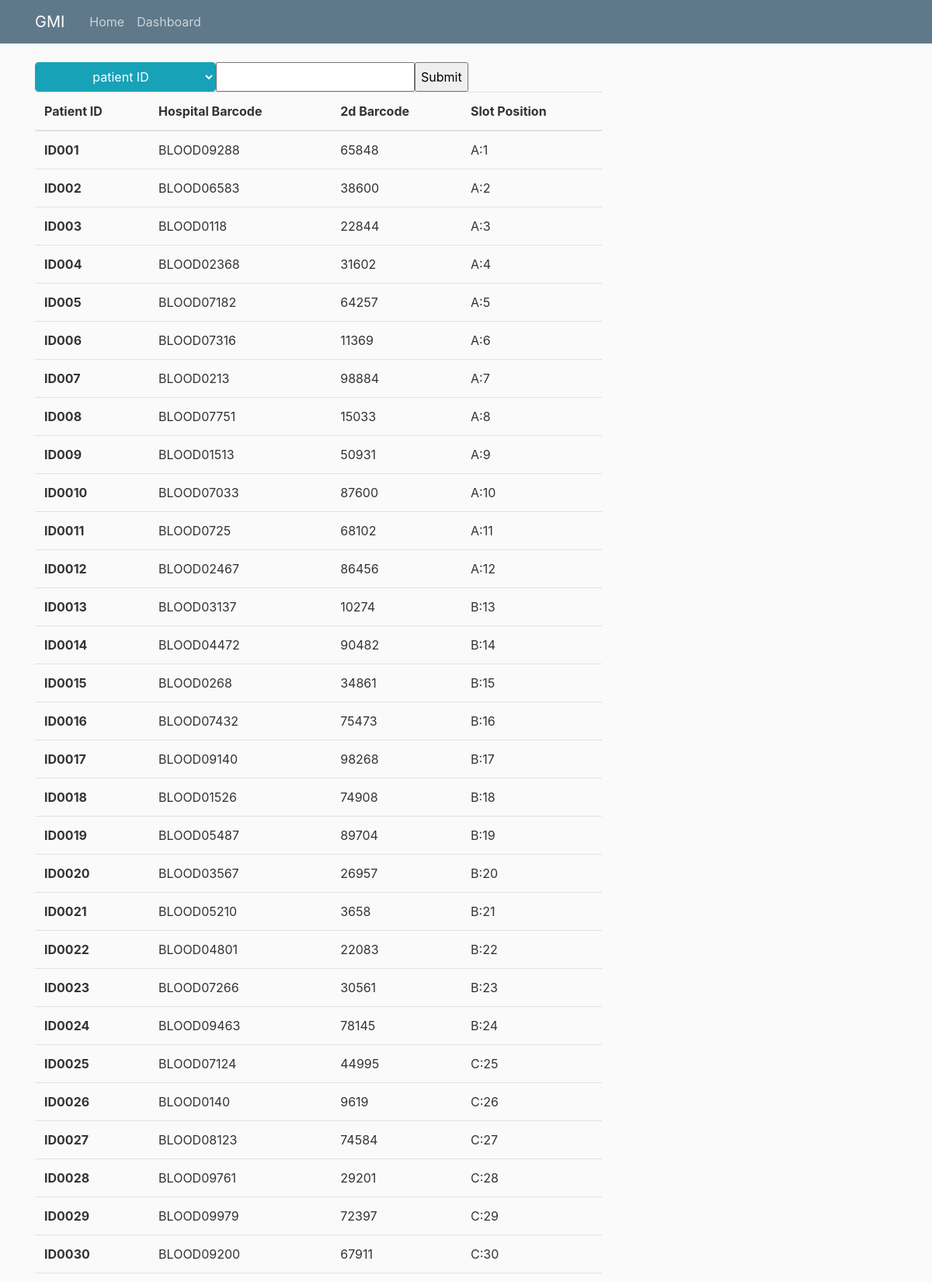
/dashboard (upper part), run on the app's committed database.
### gmiapp/models.py (models this page shows, shortened)
class Hospital(db.Model):
	id = db.Column(db.Integer, primary_key=True, autoincrement=True)
	patient_id = db.Column(db.String(10))
	barcode = db.Column(db.String(10))

class Flexstar(db.Model):
	id = db.Column(db.Integer,primary_key=True, autoincrement=True)
	patient_id = db.Column(db.String(10), db.ForeignKey('hospital.patient_id'))
	twod_barcode = db.Column(db.String(10))
	slot_position = db.Column(db.String(5))
	hospital = relationship("Hospital", backref=backref("flexstar"))

### gmiapp/routes.py (the view)
@app.route("/dashboard")
def dashboard():
	form = DashboardForm()
	browser_list = db.session.query(Hospital, Flexstar).outerjoin(Flexstar, Hospital.patient_id == Flexstar.patient_id).all()
	form.browser_list=browser_list
	return render_template('dashboard.html', title='DNA slot dashboard', form=form)

### gmiapp/forms.py
class DashboardForm(FlaskForm):
	CRITERIA = [('patient_id','patient ID'),('barcode', 'original hospital barcode'),('twod_barcode', '2D barcode'),('slot_position', 'Slot')]
	search_text = TextField(u'Search Text',[validators.Required("Please enter text to search.")])
	criteria_choices = SelectField(label='State', choices=CRITERIA)

### gmiapp/templates/dashboard.html (shortened to what this page needs)
{% extends "layout.html" %}
{% block content %}
<form class="form-inline">
    <div class="btn-group">
        {{ form.criteria_choices(class="form-control btn btn-info dropdown-toggle") }}
        {{ form.search_text }}
        <input id="search_filter" type="submit">
    </div>
    <table class="table">
      <thead>
        <tr>
          <th scope="col">Patient ID</th>
          <th scope="col">Hospital Barcode</th>
          <th scope="col">2d Barcode</th>
          <th scope="col">Slot Position</th>
        </tr>
      </thead>
      <tbody>
        {% for row in form.browser_list %}
        <tr>
          <th scope="row">{{row[0].patient_id}}</th>
          <td>{{row[0].barcode}}</td>
          <td>{{row[1].twod_barcode}}</td>
          <td>{{row[1].slot_position}}</td>
        </tr>
        {% endfor %}
      </tbody>
    </table>
</form>
{% endblock content %}

### gmiapp/templates/layout.html (shortened to what this page needs)
<!DOCTYPE html>
<html>
<head>
    <link rel="stylesheet" href="https://maxcdn.bootstrapcdn.com/bootstrap/4.0.0/css/bootstrap.min.css">
    <link rel="stylesheet" type="text/css" href="{{ url_for('static', filename='main.css') }}">
</head>
<body>
    <header class="site-header">
      <nav class="navbar navbar-expand-md navbar-dark bg-steel fixed-top">
        <div class="container">
          <a class="navbar-brand mr-4" href="/">GMI</a>
          <div class="collapse navbar-collapse" id="navbarToggle">
            <div class="navbar-nav">
              <a class="nav-item nav-link" href="/">Home</a>
              <a class="nav-item nav-link" href="/dashboard">Dashboard</a>
            </div>
          </div>
        </div>
      </nav>
    </header>
    <main role="main" class="container">
      <div class="row">
        <div class="col-md-8">
          {% block content %}{% endblock %}
        </div>
      </div>
    </main>
</body>
</html>

### gmiapp/static/main.css (style rules this page uses)
body { background: #fafafa; color: #333333; margin-top: 5rem; }
.bg-steel { background-color: #5f788a; }
.site-header .navbar-nav .nav-link { color: #cbd5db; }

### data on the page
Hospital: patient "ID001", barcode "BLOOD09288", twod_barcode "65848", slot_position "A:1"
Hospital: patient "ID002", barcode "BLOOD06583", twod_barcode "38600", slot_position "A:2"
Hospital: patient "ID003", barcode "BLOOD0118", twod_barcode "22844", slot_position "A:3"
Hospital: patient "ID004", barcode "BLOOD02368", twod_barcode "31602", slot_position "A:4"
Hospital: patient "ID005", barcode "BLOOD07182", twod_barcode "64257", slot_position "A:5"
Hospital: patient "ID006", barcode "BLOOD07316", twod_barcode "11369", slot_position "A:6"
Hospital: patient "ID007", barcode "BLOOD0213", twod_barcode "98884", slot_position "A:7"
Hospital: patient "ID008", barcode "BLOOD07751", twod_barcode "15033", slot_position "A:8"
Hospital: patient "ID009", barcode "BLOOD01513", twod_barcode "50931", slot_position "A:9"
Hospital: patient "ID0010", barcode "BLOOD07033", twod_barcode "87600", slot_position "A:10"
Hospital: patient "ID0011", barcode "BLOOD0725", twod_barcode "68102", slot_position "A:11"
Hospital: patient "ID0012", barcode "BLOOD02467", twod_barcode "86456", slot_position "A:12"
Hospital: patient "ID0013", barcode "BLOOD03137", twod_barcode "10274", slot_position "B:13"
Hospital: patient "ID0014", barcode "BLOOD04472", twod_barcode "90482", slot_position "B:14"
Hospital: patient "ID0015", barcode "BLOOD0268", twod_barcode "34861", slot_position "B:15"
Hospital: patient "ID0016", barcode "BLOOD07432", twod_barcode "75473", slot_position "B:16"
Hospital: patient "ID0017", barcode "BLOOD09140", twod_barcode "98268", slot_position "B:17"
Hospital: patient "ID0018", barcode "BLOOD01526", twod_barcode "74908", slot_position "B:18"
Hospital: patient "ID0019", barcode "BLOOD05487", twod_barcode "89704", slot_position "B:19"
Hospital: patient "ID0020", barcode "BLOOD03567", twod_barcode "26957", slot_position "B:20"
Hospital: patient "ID0021", barcode "BLOOD05210", twod_barcode "3658", slot_position "B:21"
Hospital: patient "ID0022", barcode "BLOOD04801", twod_barcode "22083", slot_position "B:22"
Hospital: patient "ID0023", barcode "BLOOD07266", twod_barcode "30561", slot_position "B:23"
Hospital: patient "ID0024", barcode "BLOOD09463", twod_barcode "78145", slot_position "B:24"
Hospital: patient "ID0025", barcode "BLOOD07124", twod_barcode "44995", slot_position "C:25"
Hospital: patient "ID0026", barcode "BLOOD0140", twod_barcode "9619", slot_position "C:26"
Hospital: patient "ID0027", barcode "BLOOD08123", twod_barcode "74584", slot_position "C:27"
Hospital: patient "ID0028", barcode "BLOOD09761", twod_barcode "29201", slot_position "C:28"
Hospital: patient "ID0029", barcode "BLOOD09979", twod_barcode "72397", slot_position "C:29"
Hospital: patient "ID0030", barcode "BLOOD09200", twod_barcode "67911", slot_position "C:30"
